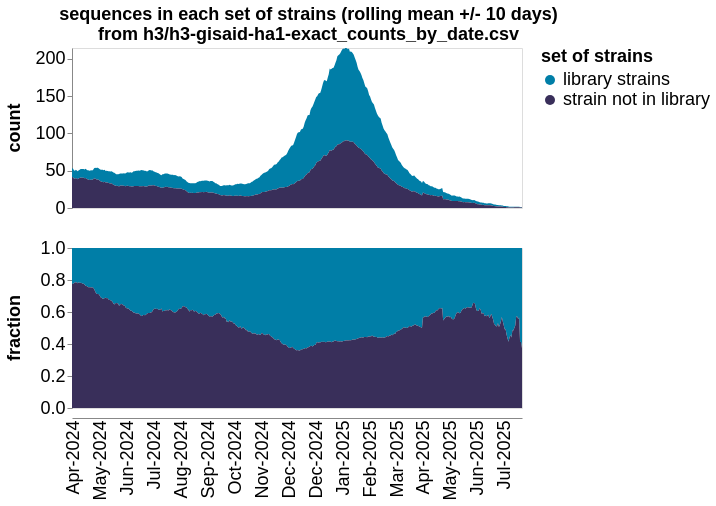

The notebook cell this image was saved under:
### Markdown cell above
Plot number of strains in each group as a function of date:

### Code cell
# We create an integer days columns so we can impute missing days
grouped_counts_by_date = (
    filtered_counts_by_date
    .assign(
        set_of_strains=lambda x: x["variant"].map(
            lambda v: (
                "library strains"
                if v not in {
                    NOT_IN_LIBRARY}
                else v
            ),
        )
    )
    .groupby(["set_of_strains", "date"], as_index=False)
    .aggregate({"sequences": "sum"})
)


# Configure chart
titleFontSize = 18
labelFontSize = 18

# Make chart
grouped_counts_by_date_chart = (
    alt.Chart(grouped_counts_by_date)
    .transform_window(
        count="mean(sequences)",
        groupby=["set_of_strains"],
        frame=[-plot_window_frame_days, plot_window_frame_days],
    )
    .transform_joinaggregate(total_count="sum(count)", groupby=["date"])
    .transform_calculate(fraction=alt.datum.count / alt.datum.total_count)
    .transform_fold(
        fold=["count", "fraction"],
        as_=["statistic", "count_or_fraction"],
    )
    .encode(
        alt.X("date", title=None, axis=alt.Axis(grid=False, format="%b-%Y", labelAngle=-90,
                                                tickCount=100, tickSize=0,
                                                titleFontSize=titleFontSize,
                                                labelFontSize=labelFontSize)),
        alt.Y(
            "count_or_fraction:Q",
            axis=alt.Axis(grid=False, 
                          titleFontSize=titleFontSize,
                          labelFontSize=labelFontSize),
            title=None,
            scale=alt.Scale(nice=False)
        ),
        alt.Fill(
            "set_of_strains",
            title="set of strains",
            legend=alt.Legend(orient="right",
                              labelLimit=500, titleOrient="top"),
            scale=alt.Scale(range=color_scheme)
        ),
        alt.Row(
            "statistic:N",
            title=None,
            header=alt.Header(orient="left", labelFontStyle="bold",
                              titleFontSize=titleFontSize,
                              labelFontSize=labelFontSize)
        ),
        tooltip=[
            "set_of_strains",
            "date",
            "statistic:N",
            alt.Tooltip("count_or_fraction:Q", format=".2f"),
        ],
    )
    .mark_area()
    .configure_legend(titleFontSize=titleFontSize, labelFontSize=labelFontSize)
    .properties(
        width=450,
        height=160,
        title=alt.TitleParams(
            ("sequences in each set of strains " +
             f"(rolling mean +/- {plot_window_frame_days} days)",
             f'from {counts_by_date_csv.strip('../results/strain_counts/')}'
            ),
            anchor="middle",
            dx=-50,
            fontSize = titleFontSize
        ),
    )
    .resolve_scale(y="independent")
)

grouped_counts_by_date_chart

### Figure 1 — Vega-Lite specification as saved in the notebook (floating-point values rounded to 4 significant figures; data arrays with more than 128 entries replaced by an {"elided": "..."} marker saying what was removed)
{"config": {"view": {"continuousWidth": 300, "continuousHeight": 300}, "legend": {"labelFontSize": 18, "titleFontSize": 18}}, "data": {"name": "data-2bea7e50f180b70079a89716e1f719e8"}, "mark": {"type": "area"}, "encoding": {"fill": {"field": "set_of_strains", "legend": {"labelLimit": 500, "orient": "right", "titleOrient": "top"}, "scale": {"range": ["#007EA7", "#392F5A"]}, "title": "set of strains", "type": "nominal"}, "row": {"field": "statistic", "header": {"labelFontSize": 18, "labelFontStyle": "bold", "orient": "left", "titleFontSize": 18}, "title": null, "type": "nominal"}, "tooltip": [{"field": "set_of_strains", "type": "nominal"}, {"field": "date", "type": "temporal"}, {"field": "statistic", "type": "nominal"}, {"field": "count_or_fraction", "format": ".2f", "type": "quantitative"}], "x": {"axis": {"format": "%b-%Y", "grid": false, "labelAngle": -90, "labelFontSize": 18, "tickCount": 100, "tickSize": 0, "titleFontSize": 18}, "field": "date", "title": null, "type": "temporal"}, "y": {"axis": {"grid": false, "labelFontSize": 18, "titleFontSize": 18}, "field": "count_or_fraction", "scale": {"nice": false}, "title": null, "type": "quantitative"}}, "height": 160, "resolve": {"scale": {"y": "independent"}}, "title": {"text": ["sequences in each set of strains (rolling mean +/- 10 days)", "from h3/h3-gisaid-ha1-exact_counts_by_date.csv"], "anchor": "middle", "dx": -50, "fontSize": 18}, "transform": [{"window": [{"op": "mean", "field": "sequences", "as": "count"}], "frame": [-10, 10], "groupby": ["set_of_strains"]}, {"joinaggregate": [{"op": "sum", "field": "count", "as": "total_count"}], "groupby": ["date"]}, {"calculate": "(datum.count / datum.total_count)", "as": "fraction"}, {"fold": ["count", "fraction"], "as": ["statistic", "count_or_fraction"]}], "width": 450, "$schema": "https://vega.github.io/schema/vega-lite/v5.20.1.json", "datasets": {"data-2bea7e50f180b70079a89716e1f719e8": {"elided": "938 records"}}}
